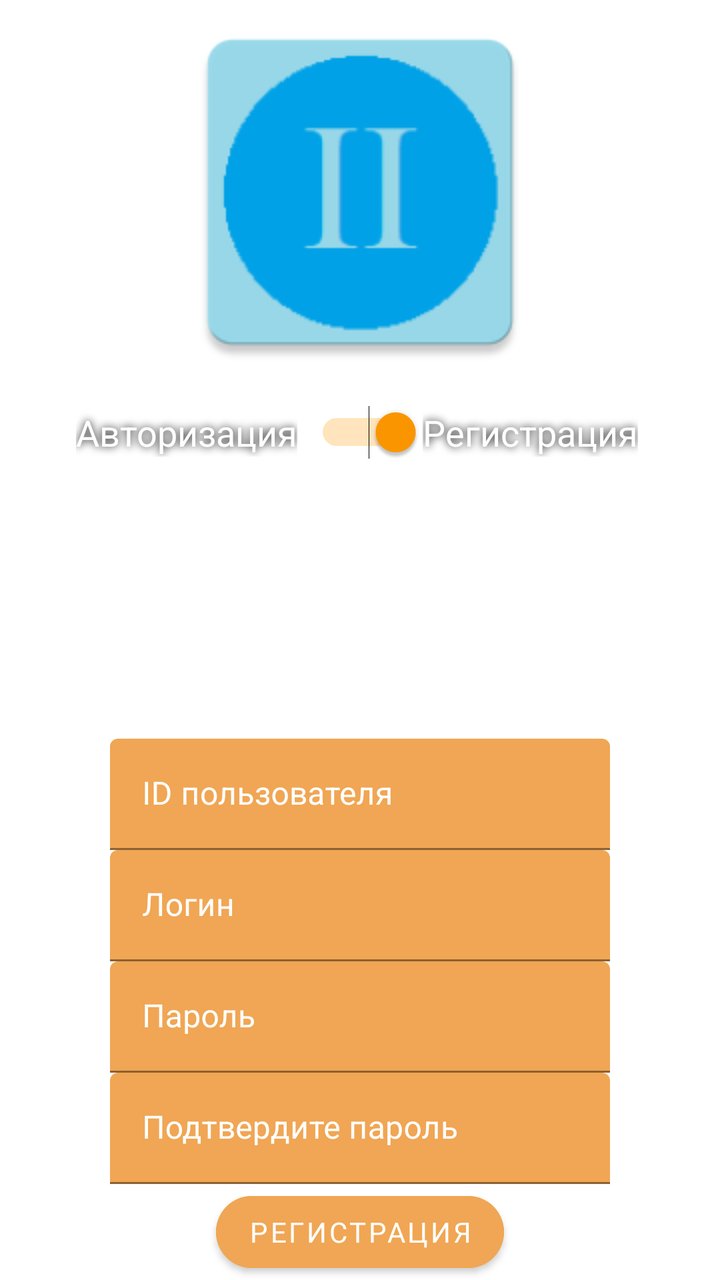
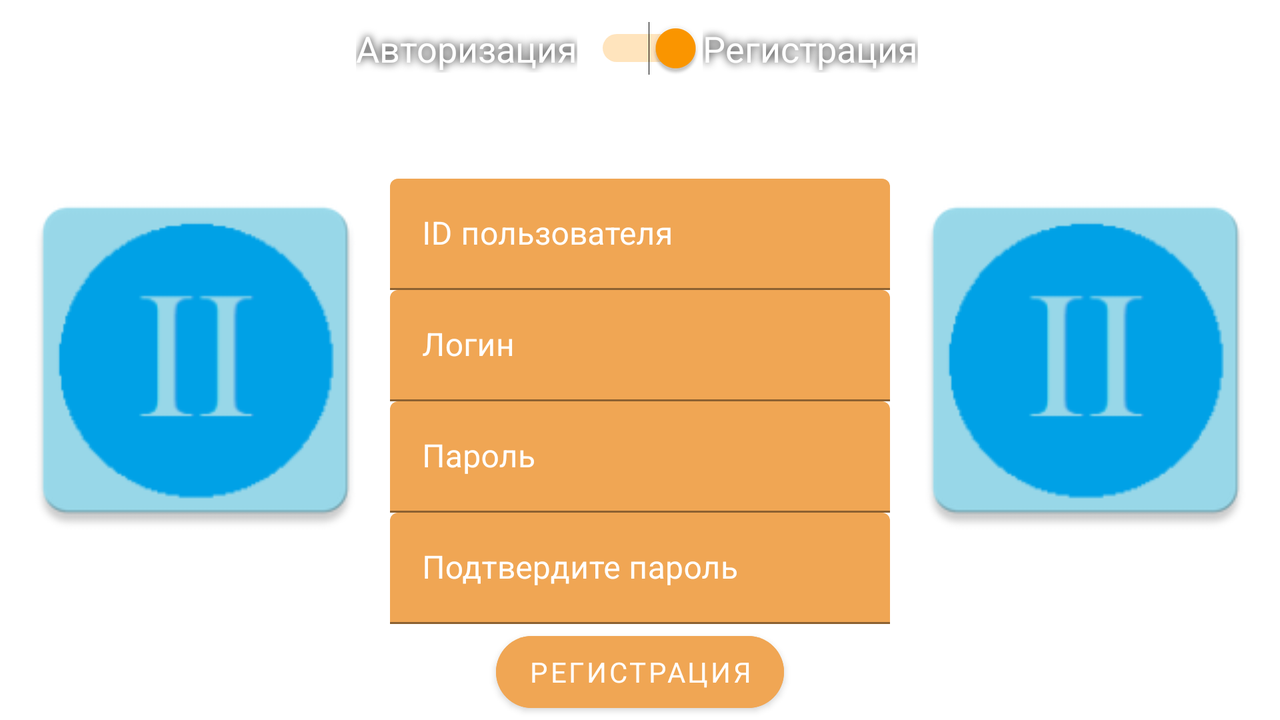

The same Android screen from two of the app's own layout files: first res/layout/ as a phone draws it, then the repository's variant for another configuration, drawn on a device whose configuration selects that folder. Both files follow.
<!-- AndroidManifest.xml: application theme Theme.AVRORAII -->
<!-- res/layout/activity_main2.xml -->
<?xml version="1.0" encoding="utf-8"?>
<androidx.constraintlayout.widget.ConstraintLayout xmlns:android="http://schemas.android.com/apk/res/android"
    xmlns:app="http://schemas.android.com/apk/res-auto"
    xmlns:tools="http://schemas.android.com/tools"
    android:layout_width="match_parent"
    android:layout_height="match_parent"
    android:background="@drawable/background"
    tools:context=".MainActivity2">

    <Button
        android:id="@+id/loginButton"
        android:layout_width="wrap_content"
        android:layout_height="wrap_content"
        android:backgroundTint="#F0A654"
        android:fontFamily="sans-serif"
        android:onClick="onRegister"
        android:text="Регистрация"
        app:layout_constraintBottom_toBottomOf="parent"
        app:layout_constraintEnd_toEndOf="parent"
        app:layout_constraintStart_toStartOf="parent"
        app:cornerRadius="216dp"/>

    <TextView
        android:id="@+id/textView6"
        android:layout_width="wrap_content"
        android:layout_height="wrap_content"
        android:shadowColor="#000000"
        android:shadowDx="0"
        android:shadowDy="0"
        android:shadowRadius="10"
        android:text="Регистрация"
        android:textColor="#FFFFFF"
        android:textSize="18sp"
        app:layout_constraintBottom_toBottomOf="@+id/switch3"
        app:layout_constraintStart_toEndOf="@+id/switch3"
        app:layout_constraintTop_toTopOf="@+id/switch3" />

    <TextView
        android:id="@+id/textView5"
        android:layout_width="wrap_content"
        android:layout_height="wrap_content"
        android:shadowColor="#000000"
        android:shadowDx="0"
        android:shadowDy="0"
        android:shadowRadius="10"
        android:text="Авторизация"
        android:textColor="#FFFFFF"
        android:textSize="18sp"
        app:layout_constraintBottom_toBottomOf="@+id/switch3"
        app:layout_constraintEnd_toStartOf="@+id/switch3"
        app:layout_constraintTop_toTopOf="@+id/switch3" />

    <Switch
        android:id="@+id/switch3"
        android:layout_width="wrap_content"
        android:layout_height="wrap_content"
        android:checked="true"
        android:minHeight="48dp"
        android:onClick="onSwitch"
        android:shadowColor="#000000"
        android:shadowDx="0"
        android:shadowDy="0"
        android:shadowRadius="10"
        android:text="  "
        android:textColor="#FFFFFF"
        android:textSize="17sp"
        android:theme="@style/MyCheckBox"
        app:layout_constraintEnd_toEndOf="parent"
        app:layout_constraintStart_toStartOf="parent"
        app:layout_constraintTop_toBottomOf="@+id/logo4" />

    <ImageView
        android:id="@+id/logo4"
        android:layout_width="wrap_content"
        android:layout_height="wrap_content"
        app:layout_constraintEnd_toEndOf="parent"
        app:layout_constraintStart_toStartOf="parent"
        app:layout_constraintTop_toTopOf="parent"
        app:srcCompat="@drawable/ic_launcher" />

    <com.google.android.material.textfield.TextInputLayout
        android:id="@+id/RegisterID"
        android:layout_width="250dp"
        android:layout_height="wrap_content"
        android:textColorHint="#FFFFFF"
        app:hintTextColor="#FF0BA0DE"
        app:layout_constraintBottom_toTopOf="@+id/RegisterLogin"
        app:layout_constraintEnd_toEndOf="@+id/RegisterLogin"
        app:layout_constraintStart_toStartOf="@+id/RegisterLogin">

        <com.google.android.material.textfield.TextInputEditText
            android:id="@+id/registerId"
            android:layout_width="match_parent"
            android:layout_height="wrap_content"
            android:backgroundTint="#F0A654"
            android:hint="ID пользователя"
            android:rotation="0"
            android:singleLine="true"
            android:textColor="#FFFFFF" />
    </com.google.android.material.textfield.TextInputLayout>

    <com.google.android.material.textfield.TextInputLayout
        android:id="@+id/RegisterLogin"
        android:layout_width="250dp"
        android:layout_height="wrap_content"
        android:textColorHint="#FFFFFF"
        app:hintTextColor="#FF0BA0DE"
        app:layout_constraintBottom_toTopOf="@+id/RegisterPassword"
        app:layout_constraintEnd_toEndOf="parent"
        app:layout_constraintStart_toStartOf="parent">

        <com.google.android.material.textfield.TextInputEditText
            android:id="@+id/registerLogin"
            android:layout_width="match_parent"
            android:layout_height="wrap_content"
            android:backgroundTint="#F0A654"
            android:hint="Логин"
            android:rotation="0"
            android:singleLine="true"
            android:textColor="#FFFFFF" />
    </com.google.android.material.textfield.TextInputLayout>

    <com.google.android.material.textfield.TextInputLayout
        android:id="@+id/RegisterPassword"
        android:layout_width="250dp"
        android:layout_height="wrap_content"
        android:textColorHint="#FFFFFF"
        app:hintTextColor="#FF0BA0DE"
        app:layout_constraintBottom_toTopOf="@+id/RegisterConfirm"
        app:layout_constraintEnd_toEndOf="@+id/RegisterConfirm"
        app:layout_constraintHorizontal_bias="0.496"
        app:layout_constraintStart_toStartOf="@+id/RegisterConfirm">

        <com.google.android.material.textfield.TextInputEditText
            android:id="@+id/registerPassword"
            android:layout_width="match_parent"
            android:layout_height="wrap_content"
            android:backgroundTint="#F0A654"
            android:hint="Пароль"
            android:rotation="0"
            android:singleLine="true"
            android:textAlignment="viewStart"
            android:textColor="#FFFFFF" />
    </com.google.android.material.textfield.TextInputLayout>

    <com.google.android.material.textfield.TextInputLayout
        android:id="@+id/RegisterConfirm"
        android:layout_width="250dp"
        android:layout_height="wrap_content"
        android:textColorHint="#FFFFFF"
        app:hintTextColor="#FF0BA0DE"
        app:layout_constraintBottom_toTopOf="@+id/loginButton"
        app:layout_constraintEnd_toEndOf="parent"
        app:layout_constraintStart_toStartOf="parent">

        <com.google.android.material.textfield.TextInputEditText
            android:id="@+id/registerConfirm"
            android:layout_width="match_parent"
            android:layout_height="wrap_content"
            android:backgroundTint="#F0A654"
            android:hint="Подтвердите пароль"
            android:rotation="0"
            android:singleLine="true"
            android:textColor="#FFFFFF" />
    </com.google.android.material.textfield.TextInputLayout>
</androidx.constraintlayout.widget.ConstraintLayout>
<!-- resources referenced by this layout -->
<resources>
  <!-- drawable ic_launcher: png bitmap (drawable, 5580 bytes) -->
  <style name="MyCheckBox" parent="Theme.AppCompat.Light">
          <item name="colorControlNormal">#000000</item>
          <item name="colorControlActivated">#FF9800</item>
      </style>
  <style name="Theme.AVRORAII" parent="Theme.MaterialComponents.DayNight.DarkActionBar">
          
          <item name="colorPrimary">@color/purple_500</item>
          <item name="colorPrimaryVariant">@color/purple_700</item>
          <item name="colorOnPrimary">@color/white</item>
          
          <item name="colorSecondary">@color/teal_200</item>
          <item name="colorSecondaryVariant">@color/teal_700</item>
          <item name="colorOnSecondary">@color/black</item>
          
          <item name="android:statusBarColor" tools:targetApi="l">?attr/colorPrimaryVariant</item>
          
      </style>
</resources>
<!-- res/layout-land/activity_main2.xml (the repository's variant of the layout above) -->
<!-- drawn on the phone turned sideways -->
<?xml version="1.0" encoding="utf-8"?>
<androidx.constraintlayout.widget.ConstraintLayout xmlns:android="http://schemas.android.com/apk/res/android"
    xmlns:app="http://schemas.android.com/apk/res-auto"
    xmlns:tools="http://schemas.android.com/tools"
    android:layout_width="match_parent"
    android:layout_height="match_parent"
    android:background="@drawable/background"
    tools:context=".MainActivity2">

    <ImageView
        android:id="@+id/logo2"
        android:layout_width="wrap_content"
        android:layout_height="wrap_content"
        app:layout_constraintBottom_toBottomOf="parent"
        app:layout_constraintEnd_toStartOf="@+id/RegisterLogin"
        app:layout_constraintStart_toStartOf="parent"
        app:layout_constraintTop_toTopOf="parent"
        app:srcCompat="@drawable/ic_launcher" />

    <Button
        android:id="@+id/loginButton"
        android:layout_width="wrap_content"
        android:layout_height="wrap_content"
        android:backgroundTint="#F0A654"
        android:fontFamily="sans-serif"
        android:onClick="onRegister"
        android:text="Регистрация"
        app:layout_constraintBottom_toBottomOf="parent"
        app:layout_constraintEnd_toEndOf="parent"
        app:layout_constraintStart_toStartOf="parent"
        app:cornerRadius="216dp"/>

    <TextView
        android:id="@+id/textView6"
        android:layout_width="wrap_content"
        android:layout_height="wrap_content"
        android:shadowColor="#000000"
        android:shadowDx="0"
        android:shadowDy="0"
        android:shadowRadius="10"
        android:text="Регистрация"
        android:textColor="#FFFFFF"
        android:textSize="18sp"
        app:layout_constraintBottom_toBottomOf="@+id/switch3"
        app:layout_constraintStart_toEndOf="@+id/switch3"
        app:layout_constraintTop_toTopOf="@+id/switch3" />

    <TextView
        android:id="@+id/textView5"
        android:layout_width="wrap_content"
        android:layout_height="wrap_content"
        android:shadowColor="#000000"
        android:shadowDx="0"
        android:shadowDy="0"
        android:shadowRadius="10"
        android:text="Авторизация"
        android:textColor="#FFFFFF"
        android:textSize="18sp"
        app:layout_constraintBottom_toBottomOf="@+id/switch3"
        app:layout_constraintEnd_toStartOf="@+id/switch3"
        app:layout_constraintTop_toTopOf="@+id/switch3" />

    <Switch
        android:id="@+id/switch3"
        android:layout_width="wrap_content"
        android:layout_height="wrap_content"
        android:checked="true"
        android:minHeight="48dp"
        android:onClick="onSwitch"
        android:shadowColor="#000000"
        android:shadowDx="0"
        android:shadowDy="0"
        android:shadowRadius="10"
        android:text="  "
        android:textColor="#FFFFFF"
        android:textSize="17sp"
        android:theme="@style/MyCheckBox"
        app:layout_constraintEnd_toEndOf="parent"
        app:layout_constraintStart_toStartOf="parent"
        app:layout_constraintTop_toTopOf="parent" />

    <ImageView
        android:id="@+id/logo4"
        android:layout_width="wrap_content"
        android:layout_height="wrap_content"
        app:layout_constraintBottom_toBottomOf="parent"
        app:layout_constraintEnd_toEndOf="parent"
        app:layout_constraintStart_toEndOf="@+id/RegisterLogin"
        app:layout_constraintTop_toTopOf="parent"
        app:srcCompat="@drawable/ic_launcher" />

    <com.google.android.material.textfield.TextInputLayout
        android:id="@+id/RegisterID"
        android:layout_width="250dp"
        android:layout_height="wrap_content"
        android:textColorHint="#FFFFFF"
        app:hintTextColor="#FF0BA0DE"
        app:layout_constraintBottom_toTopOf="@+id/RegisterLogin"
        app:layout_constraintEnd_toEndOf="@+id/RegisterLogin"
        app:layout_constraintStart_toStartOf="@+id/RegisterLogin">

        <com.google.android.material.textfield.TextInputEditText
            android:id="@+id/registerId"
            android:layout_width="match_parent"
            android:layout_height="wrap_content"
            android:backgroundTint="#F0A654"
            android:hint="ID пользователя"
            android:rotation="0"
            android:singleLine="true"
            android:textColor="#FFFFFF" />
    </com.google.android.material.textfield.TextInputLayout>

    <com.google.android.material.textfield.TextInputLayout
        android:id="@+id/RegisterLogin"
        android:layout_width="250dp"
        android:layout_height="wrap_content"
        android:textColorHint="#FFFFFF"
        app:hintTextColor="#FF0BA0DE"
        app:layout_constraintBottom_toTopOf="@+id/RegisterPassword"
        app:layout_constraintEnd_toEndOf="parent"
        app:layout_constraintStart_toStartOf="parent">

        <com.google.android.material.textfield.TextInputEditText
            android:id="@+id/registerLogin"
            android:layout_width="match_parent"
            android:layout_height="wrap_content"
            android:backgroundTint="#F0A654"
            android:hint="Логин"
            android:rotation="0"
            android:singleLine="true"
            android:textColor="#FFFFFF" />
    </com.google.android.material.textfield.TextInputLayout>

    <com.google.android.material.textfield.TextInputLayout
        android:id="@+id/RegisterPassword"
        android:layout_width="250dp"
        android:layout_height="wrap_content"
        android:textColorHint="#FFFFFF"
        app:hintTextColor="#FF0BA0DE"
        app:layout_constraintBottom_toTopOf="@+id/RegisterConfirm"
        app:layout_constraintEnd_toEndOf="@+id/RegisterConfirm"
        app:layout_constraintHorizontal_bias="0.496"
        app:layout_constraintStart_toStartOf="@+id/RegisterConfirm">

        <com.google.android.material.textfield.TextInputEditText
            android:id="@+id/registerPassword"
            android:layout_width="match_parent"
            android:layout_height="wrap_content"
            android:backgroundTint="#F0A654"
            android:hint="Пароль"
            android:rotation="0"
            android:singleLine="true"
            android:textAlignment="viewStart"
            android:textColor="#FFFFFF" />
    </com.google.android.material.textfield.TextInputLayout>

    <com.google.android.material.textfield.TextInputLayout
        android:id="@+id/RegisterConfirm"
        android:layout_width="250dp"
        android:layout_height="wrap_content"
        android:textColorHint="#FFFFFF"
        app:hintTextColor="#FF0BA0DE"
        app:layout_constraintBottom_toTopOf="@+id/loginButton"
        app:layout_constraintEnd_toEndOf="parent"
        app:layout_constraintStart_toStartOf="parent">

        <com.google.android.material.textfield.TextInputEditText
            android:id="@+id/registerConfirm"
            android:layout_width="match_parent"
            android:layout_height="wrap_content"
            android:backgroundTint="#F0A654"
            android:hint="Подтвердите пароль"
            android:rotation="0"
            android:singleLine="true"
            android:textColor="#FFFFFF" />
    </com.google.android.material.textfield.TextInputLayout>
</androidx.constraintlayout.widget.ConstraintLayout>
